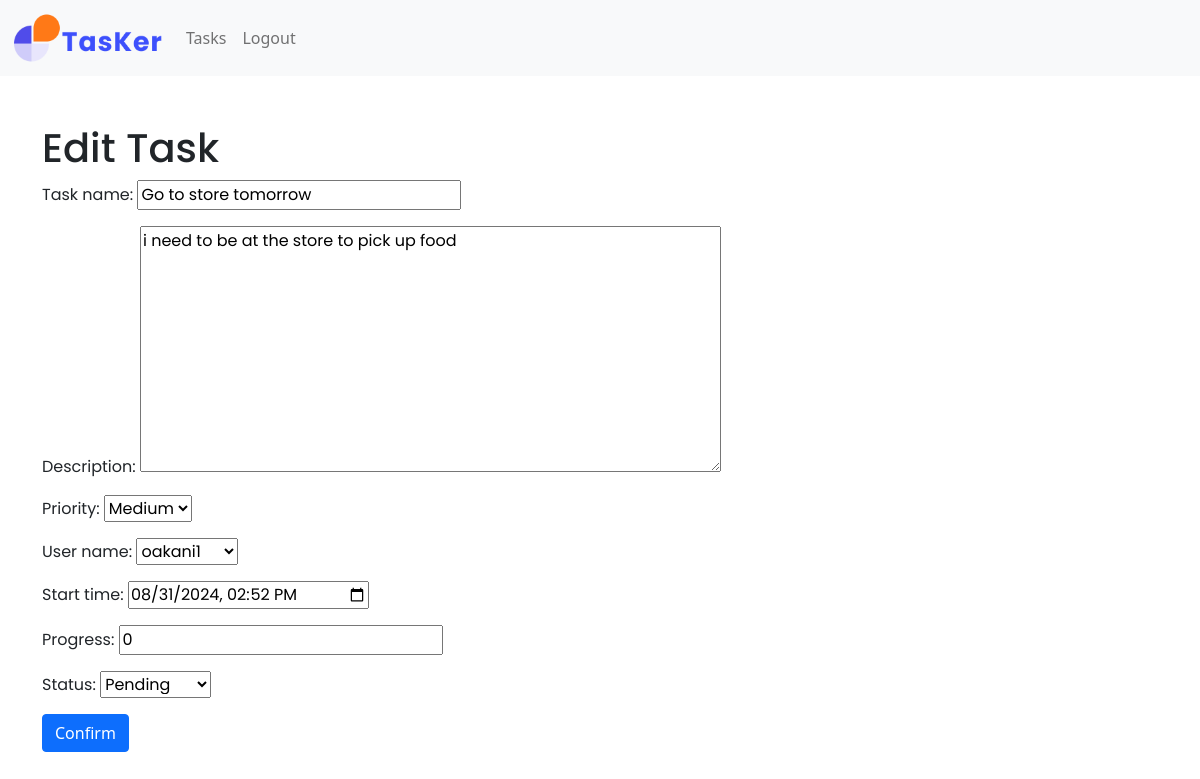
The page /tasks/edit/3/ (signed in) on the database as committed earlier.
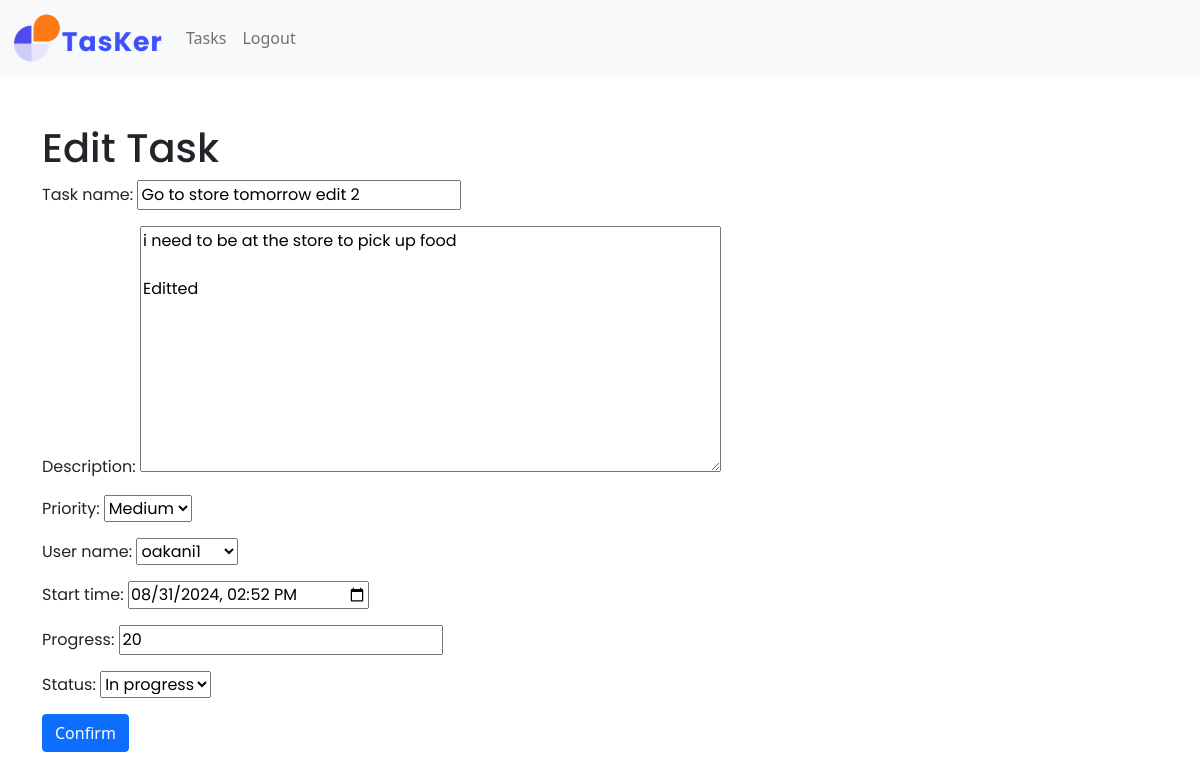
The same page on the database as committed later.
### tasks/models.py (models this page shows, shortened)
class Task(models.Model):
    task_name = models.CharField(max_length=200, null=False, blank=False)
    description = models.TextField(blank=True)
    priority = models.IntegerField(choices=PRIORITY, default=0)
    user_name = models.ForeignKey(
        User, on_delete=models.CASCADE, related_name="task"
    )
    start_time = models.DateTimeField(null=False, blank=False)
    progress = models.IntegerField(null=False, blank=False)
    status = models.IntegerField(choices=STATUS, default=0)

### tasks/views.py (the view)
# urls.py: path("tasks/edit/<task_id>", views.edit_task, name="edit"),
@login_required
def edit_task(request, task_id):
    retrieved_task = get_object_or_404(Task, id=task_id)
    if retrieved_task.user_name != request.user:
        return redirect('tasks')  # rediectes to task page if user does not own the task
    if not request.user == retrieved_task.user_name and not request.user.is_superuser:
        messages.error(request, "You can not edit a task that you did not create")
        return redirect("tasks")
    if request.method =="POST":
        form = TaskForm(request.POST, instance=retrieved_task)
        if form.is_valid() :
            form.save()
            messages.success(request, "Your task is updated!")
            return redirect("tasks")
    else:
        form = TaskForm(instance=retrieved_task)
        context = {"form": form, }
        return render(request, 'tasks/edit_task.html', context)

### tasks/forms.py
class TaskForm(forms.ModelForm):
    class Meta:
        model =Task
        fields = ('task_name', 'description', 'priority', 'user_name', 'start_time', 'progress', 'status')
        widgets = {
            'start_time': forms.DateTimeInput(attrs={'type': 'datetime-local'}),
        }

### tasks/templates/tasks/edit_task.html (shortened to what this page needs)
{% extends "base.html" %}
{% load static %}
{% block content %}
<body>
    <h1>Edit Task</h1>
    <Form method="POST">
        {{ form.as_p}}
        <button type="submit" class="btn btn-primary">Confirm</button>
    </Form>
</body>
{% endblock %}

Rows that differ between the two databases and show on the page:
changed Task "Medium": task_name "Go to store tomorrow" → "Go to store tomorrow edit 2"; description "i need to be at the store to pick up food" → "i need to be at the store to pick up food Editted"; progress "0" → "20"; status "Pending" → "In progress"
